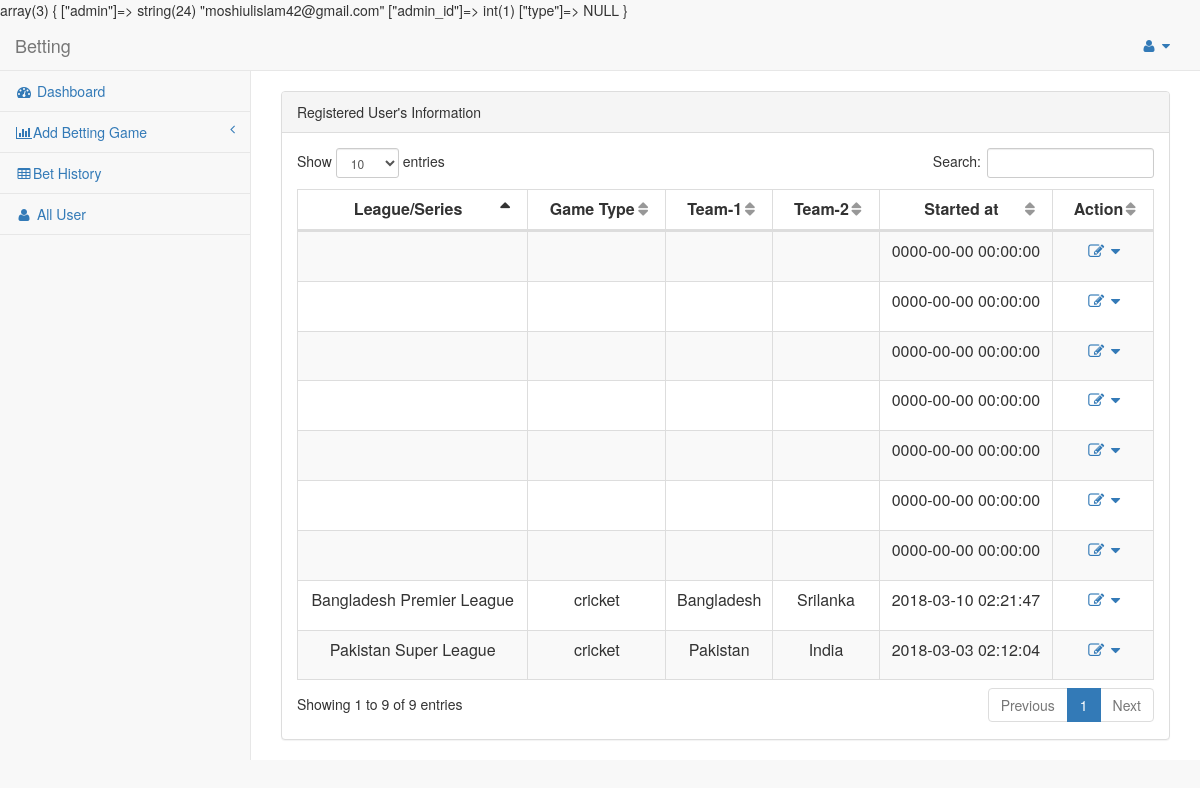
Screenshot of /admin/all_bet.php (signed in) with the database file from the repository.
### tables this page shows
CREATE TABLE `bet_post` (
  `bet_id` int(11) NOT NULL,
  `bet_category` enum('cricket','football') NOT NULL,
  `bet_team1` varchar(45) NOT NULL,
  `bet_team2` varchar(45) NOT NULL,
  `bet_name` varchar(45) NOT NULL,
  `base_price` float NOT NULL,
  `bet_start_time` timestamp NOT NULL DEFAULT CURRENT_TIMESTAMP ON UPDATE CURRENT_TIMESTAMP,
  `bet_end_time` time NOT NULL,
  `team1_ratio` float DEFAULT NULL,
  `team2_ratio` float DEFAULT NULL,
  `toss_ratio` float DEFAULT NULL,
  `tbl_admin_admin_id` int(11) NOT NULL,
  `player_ratio` float DEFAULT NULL,
  `picture1` varchar(45) DEFAULT NULL,
  `picture2` varchar(45) DEFAULT NULL
);

### admin/all_bet.php (the view, shortened to what this page needs)
<?php
include_once 'layouts/header.php';
?>
<?php
$admin_id = $_SESSION['admin_id'];
$dbh = new PDO('mysql:host=localhost;dbname=bet', 'root', '');
$query = "SELECT * FROM `bet_post` WHERE tbl_admin_admin_id='$admin_id'";
$stmt = $dbh->query($query);
$result = $stmt->fetchAll(PDO::FETCH_ASSOC);
?>
<div id="page-wrapper" style="padding-top: 20px">
    <div class="row">
        <div class="col-lg-12">
            <div class="panel panel-default">
                <div class="panel-heading">
                    Registered User's Information
                </div>
                <div class="panel-body">
                    <table width="100%" class="table table-striped table-bordered table-hover" id="dataTables-example">
                        <thead>
                        <tr>
                            <th class="text-center">League/Series</th>
                            <th class="text-center">Game Type</th>
                            <th class="text-center">Team-1</th>
                            <th class="text-center">Team-2</th>
                            <th class="text-center">Started at</th>
                            <th class="text-center">Action</th>
                        </tr>
                        </thead>
                        <tbody>
                        <?php
                        foreach ($result as $res) {
                            ?>
                            <tr class="odd gradeX">
                                <td class="text-center"><?php echo $res['bet_name']?></td>
                                <td class="text-center"><?php echo $res['bet_category']?></td>
                                <td class="text-center"><?php echo $res['bet_team1']?></td>
                                <td class="text-center"><?php echo $res['bet_team2']?></td>
                                <td class="text-center"><?php echo $res['bet_start_time']?></td>
                                <td class="text-center">
                                    <ul class="list-unstyled">
                                        <li class="dropdown">
                                            <a class="dropdown-toggle" data-toggle="dropdown" href="#">
                                                <i class="fa fa-edit fa-fw"></i> <i class="fa fa-caret-down"></i>
                                            </a>
                                        </li>
                                    </ul>
                                </td>
                            </tr>
                            <?php
                        }
                        ?>
                        </tbody>
                    </table>
                </div>
            </div>
        </div>
    </div>
</div>
<?php
include_once 'layouts/footer.php';
?>

### rows the page displays
bet_post: bet_name "Pakistan Super League", bet_category "cricket", bet_team1 "Pakistan", bet_team2 "India", bet_start_time "2018-03-03 02:12:04"
bet_post: bet_name "Bangladesh Premier League", bet_category "cricket", bet_team1 "Bangladesh", bet_team2 "Srilanka", bet_start_time "2018-03-10 02:21:47"
bet_post: bet_start_time "0000-00-00 00:00:00"
bet_post: bet_start_time "0000-00-00 00:00:00"
bet_post: bet_start_time "0000-00-00 00:00:00"
bet_post: bet_start_time "0000-00-00 00:00:00"
bet_post: bet_start_time "0000-00-00 00:00:00"
bet_post: bet_start_time "0000-00-00 00:00:00"
bet_post: bet_start_time "0000-00-00 00:00:00"
